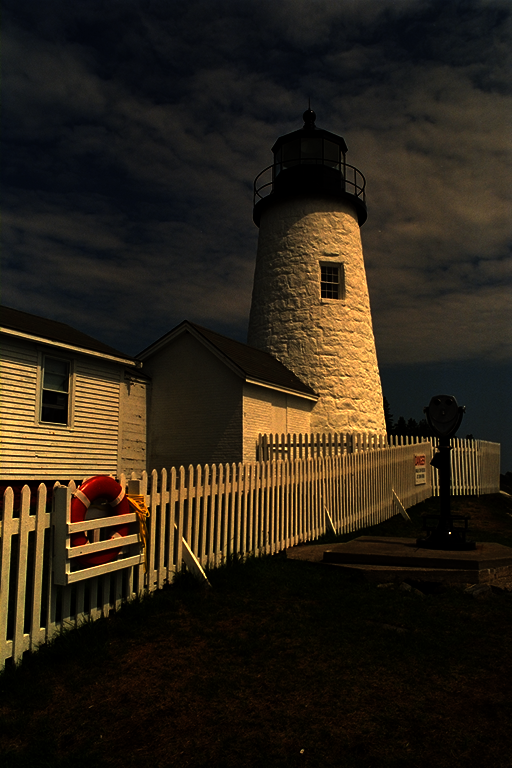
#> input picture lesson_02/data/dark.png, 512 x 768 px
$ jupyter execute Lesson_02_Gamma_correction.ipynb
#> lines starting #> are read from the running program, lines starting #| are printed output that depends on the picture
[cell 1]
import cv2
import numpy as np
from matplotlib import pyplot as plt
plt.rcParams['figure.figsize'] = [10, 5]

[cell 2]
def gamma_correction(img, gamma):
    # [7 lines of commented-out code are left out]
    return img ** gamma

img = cv2.imread('data/dark.png')
#> img is the input picture: shape (768, 512, 3); mean B, G, R 23, 35.5, 44.4
img = cv2.cvtColor(img, cv2.COLOR_BGR2RGB)/255.0
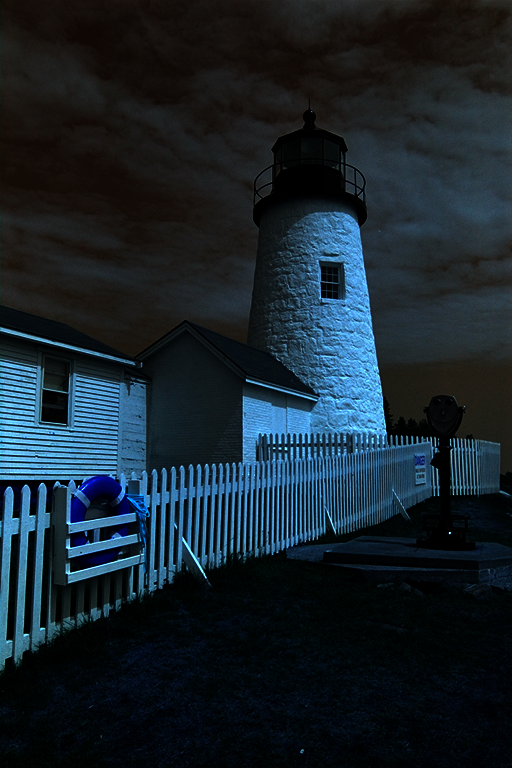
#> img: shape (768, 512, 3) float64; mean B, G, R 0.174, 0.139, 0.0904

plt.subplot(131), plt.imshow(img), plt.title('Original')
plt.subplot(132), plt.imshow(gamma_correction(img, gamma=1.5)), plt.title('gamma = 1.5')
#> in gamma_correction, `return img ** gamma`:
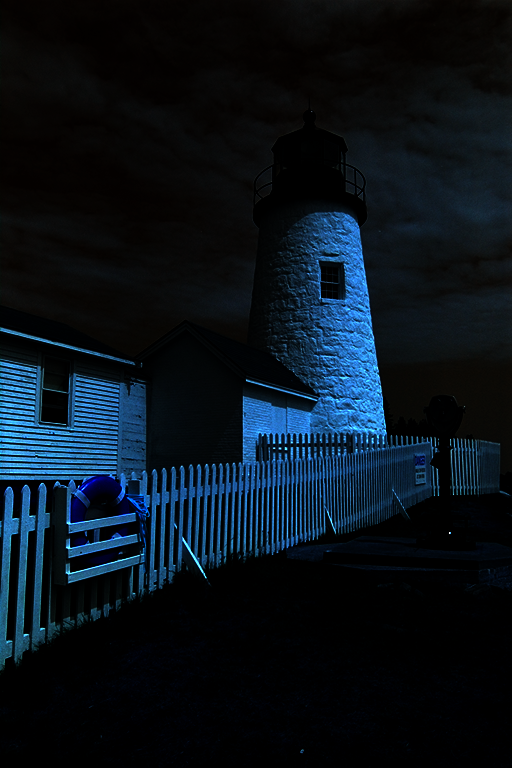
#> returned value: shape (768, 512, 3) float64; mean of channels 0, 1, 2 0.111, 0.0759, 0.0367; drawn as B, G, R
plt.subplot(133), plt.imshow(gamma_correction(img, gamma=1/3)), plt.title('gamma = 1/3')
#> call 2 of gamma_correction, with gamma = 0.333
#> in gamma_correction (call 2), `return img ** gamma`:
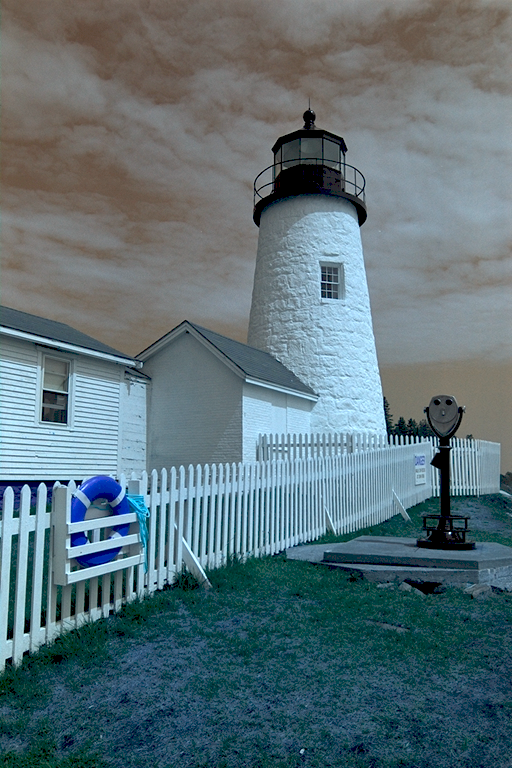
#> returned value: shape (768, 512, 3) float64; mean of channels 0, 1, 2 0.474, 0.446, 0.362; drawn as B, G, R
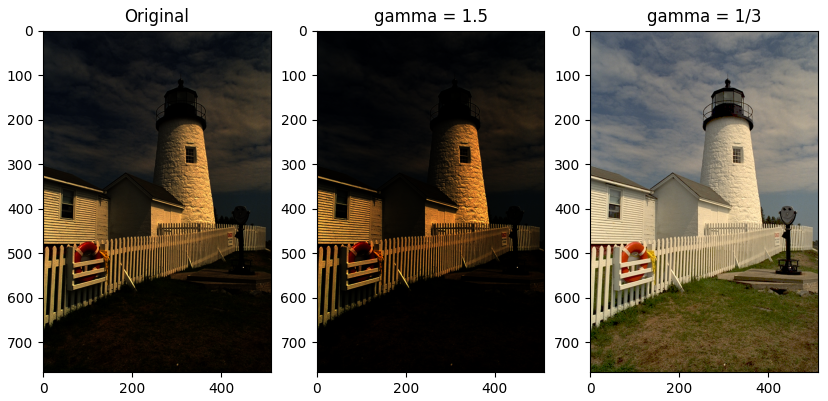
#> figure drawn by matplotlib, 3 panels; B, G, R data is drawn as R, G, B

[cell 3]
colors = np.arange(0, 256)/255
plt.subplot(131), plt.plot(colors, colors**1), plt.xlabel('input'), plt.ylabel('output'), plt.grid(True)
plt.subplot(132), plt.plot(colors, colors**1.5), plt.xlabel('input'), plt.ylabel('output'), plt.grid(True)
plt.subplot(133), plt.plot(colors, colors**(1/3)), plt.xlabel('input'), plt.ylabel('output'), plt.grid(True)
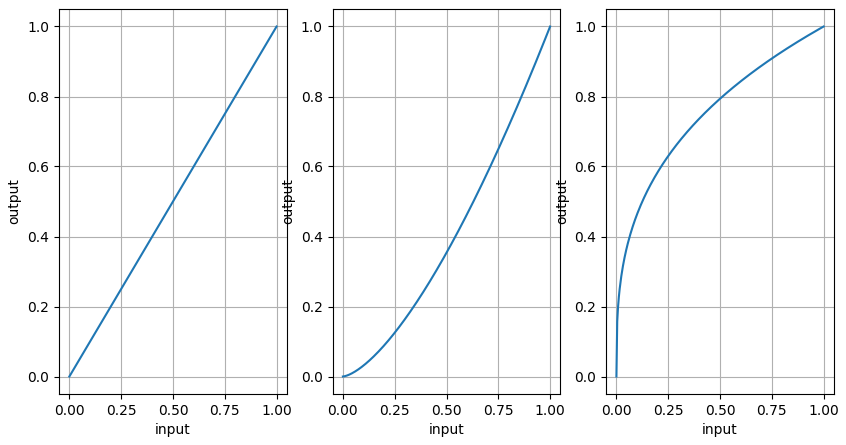
#> figure drawn by matplotlib, 3 panels; panel 1: curve peaks at x = 1, y = 1; panel 2: curve peaks at x = 1, y = 1; panel 3: curve peaks at x = 1, y = 1

[cell 4]
plt.subplot(121), plt.plot(colors, colors)
plt.xlabel('input'), plt.ylabel('output'), plt.grid(True), plt.title('Camera')

plt.subplot(122), plt.plot(colors, colors**(1/2.2))
plt.xlabel('input'), plt.ylabel('output'), plt.grid(True), plt.title('Human Eye')
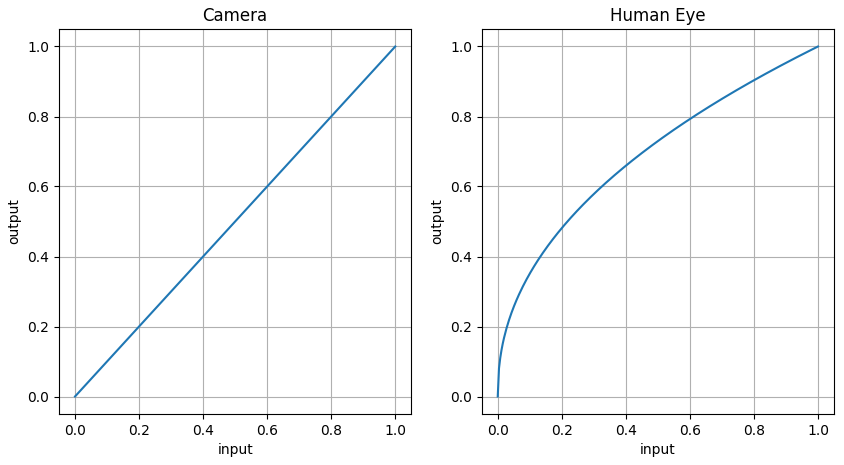
#> figure drawn by matplotlib, 2 panels; panel 1: curve peaks at x = 1, y = 1; panel 2: curve peaks at x = 1, y = 1

[cell 5]
quants = colors**(1/2.2)
quants = quants[1:] - quants[0:-1]

plt.bar(colors[0:-1], quants, width=1/512), plt.ylim([0, 0.02])
plt.axhline(y=1/255, color='r', linestyle='-', label='Quantization without gamma')
plt.xlabel('input'), plt.ylabel('output'), plt.grid(True), plt.title('Quant Sizes')
plt.legend()
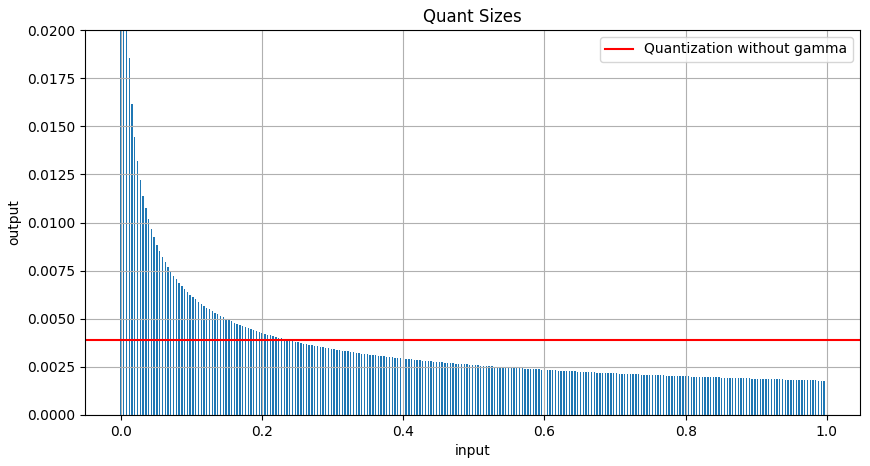
#> figure drawn by matplotlib, 1 panel; tallest bar 0.0806 high, from x = -0.000977 to 0.000977

$ run again, with lesson_02/data/tire.png copied over lesson_02/data/dark.png
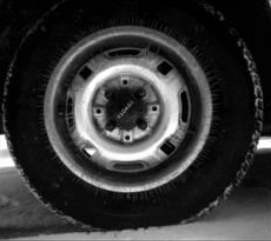
#> input picture lesson_02/data/tire.png, 271 x 241 px
#> img is the input picture: shape (241, 271, 3); min 0, max 255, mean 53.3
#> in gamma_correction (call 2), `return img ** gamma`:
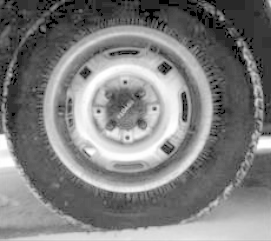
#> returned value: shape (241, 271, 3) float64; min 0, max 1, mean 0.497
#> `[cell 2] def gamma_correction(img, gamma): # rows, cols, channels = im..`:
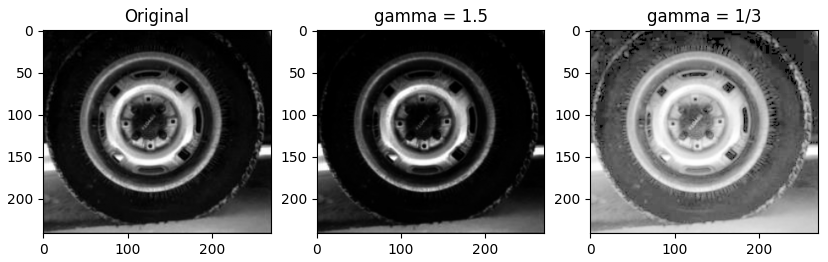
#> figure drawn by matplotlib, 3 panels
